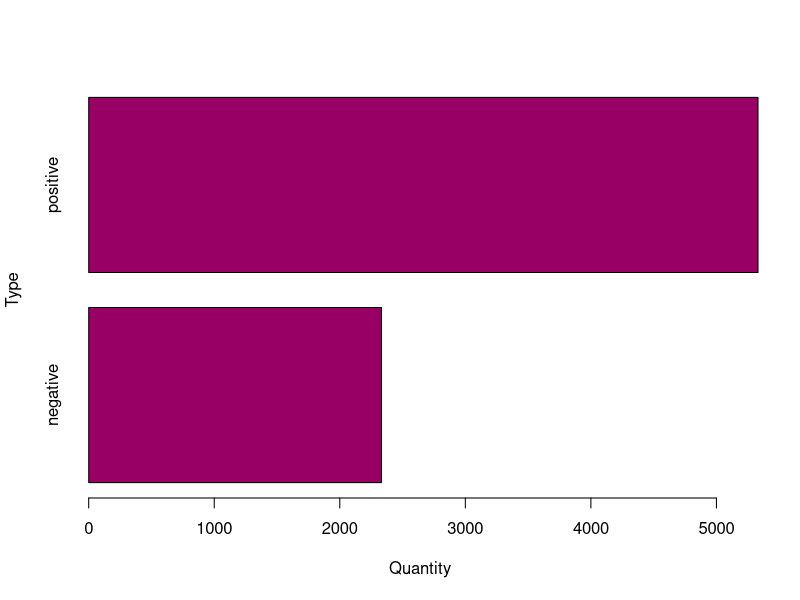
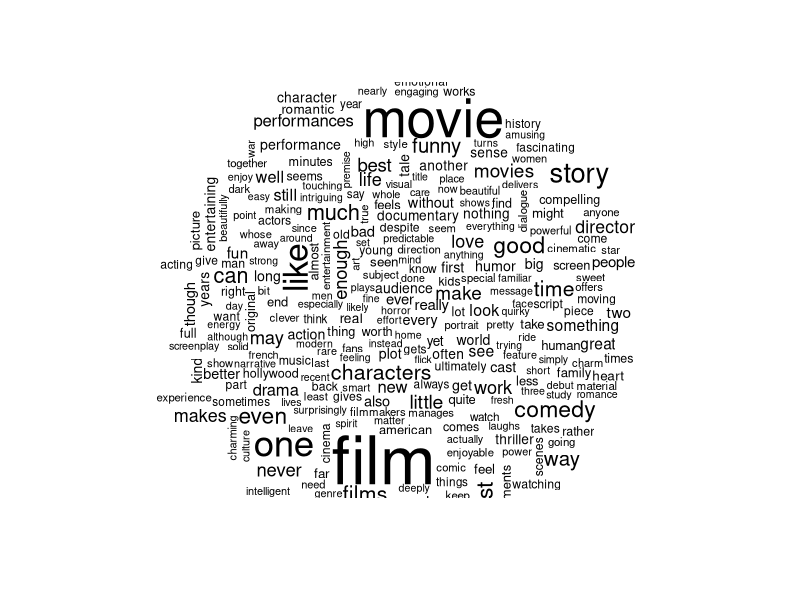
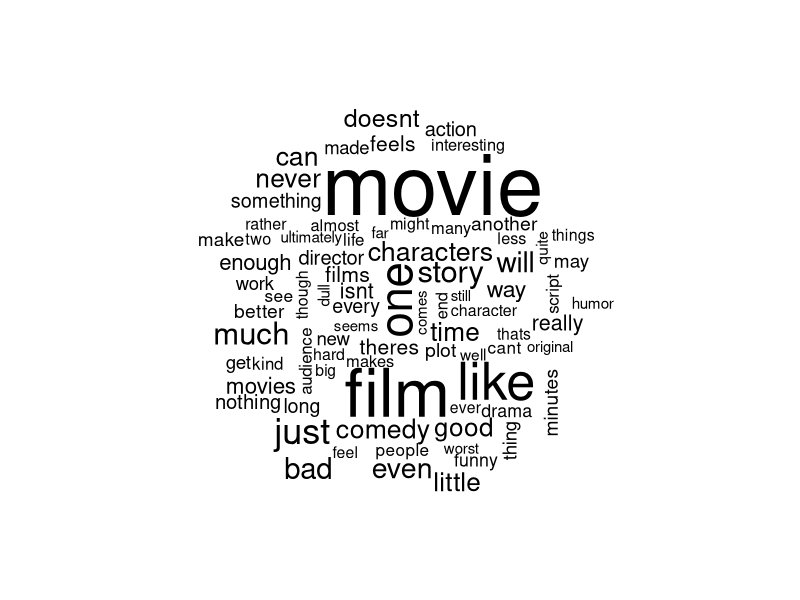
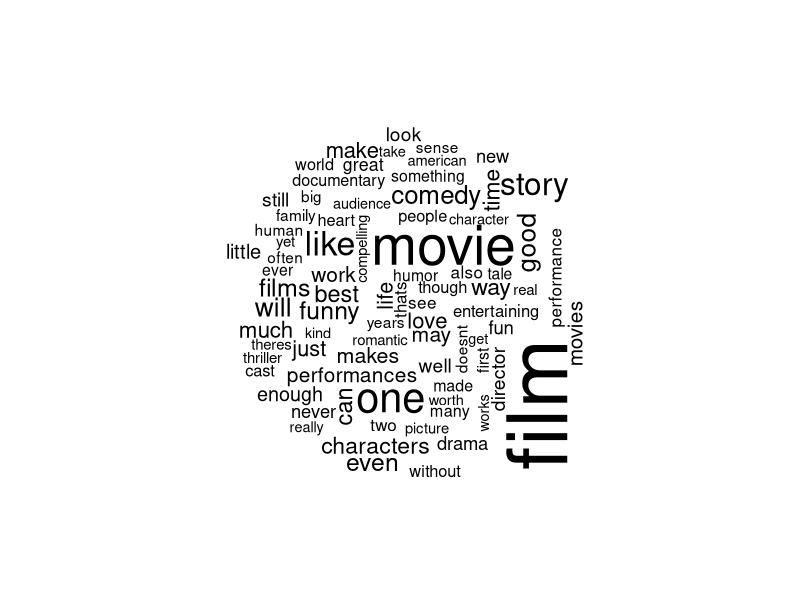
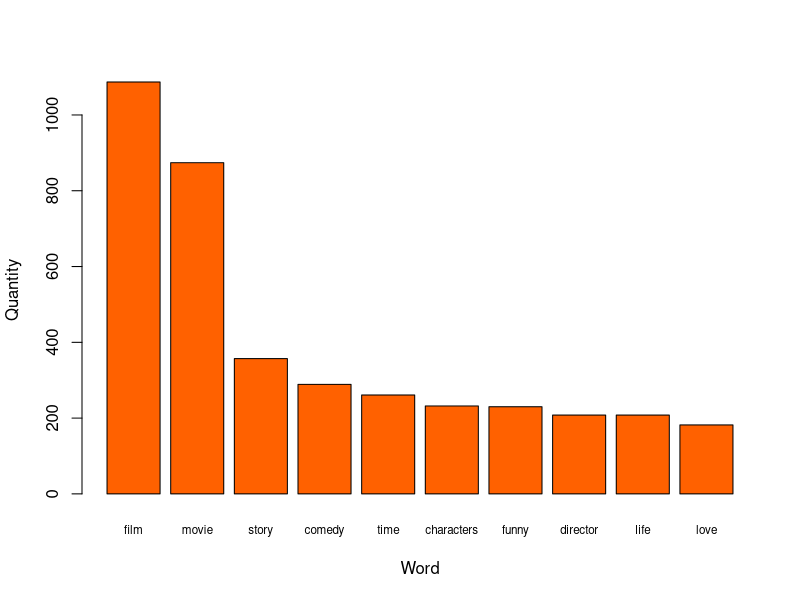
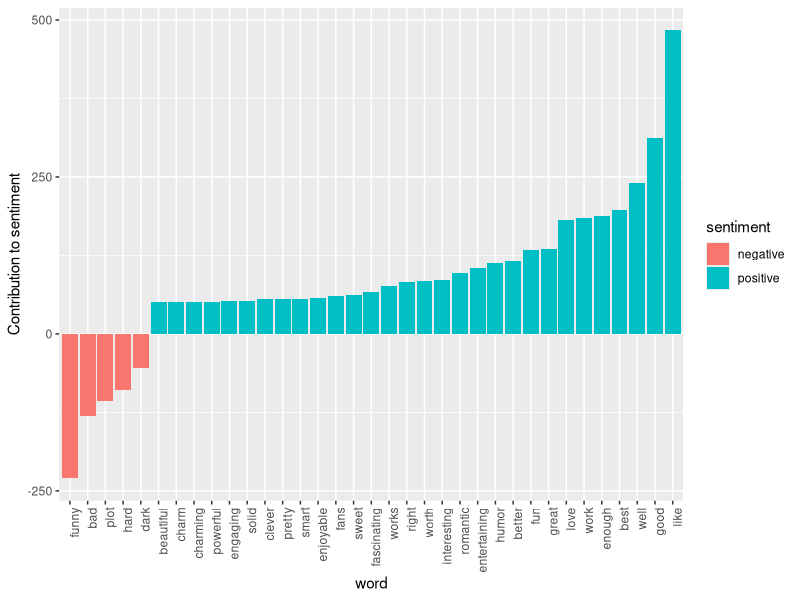

Reproduce these figures in R, in order.
## ---- chunk 1
knitr::opts_chunk$set(echo = TRUE)
#dsMovies <- read.table(file = 'movie-reviews-dataset.tsv', sep = '\t', header = TRUE)
dsMovies <- read.csv("dsMovies.csv", stringsAsFactors = FALSE, header = TRUE)
## ---- chunk 2
summary(dsMovies)
str(dsMovies)
head(dsMovies)
tail(dsMovies)
dsMovies$type <- factor(dsMovies$type)
table(dsMovies$type)
## ---- chunk 3
barplot(table(dsMovies$type), xlab = "Quantity", ylab = "Type", horiz = TRUE, col='#990066')
## ---- chunk 4
library("tm")
dsMoviesCorpus <- VCorpus(VectorSource (dsMovies$message))
print(dsMoviesCorpus)
inspect(dsMoviesCorpus[1:2])
## ---- chunk 5
library("tm")
print(dsMoviesCorpus[[1]])
as.character(dsMoviesCorpus[[1]])
## ---- chunk 6
library("tm")
lapply(dsMoviesCorpus[1:5], as.character)
## ---- chunk 7
dsMovies_clean <- tm_map ( dsMoviesCorpus, content_transformer(tolower))
as.character(dsMoviesCorpus[[1]])
as.character(dsMovies_clean[[1]])
## ---- chunk 8
dsMovies_clean <- tm_map ( dsMovies_clean, removeNumbers)
as.character(dsMoviesCorpus[[32]])
as.character(dsMovies_clean[[32]])
## ---- chunk 9
#stopwords()
#stopwords('spanish')
dsMovies_clean <- tm_map ( dsMovies_clean, removeWords, stopwords('spanish'))
dsMovies_clean <- tm_map ( dsMovies_clean, removeWords, stopwords())
as.character(dsMoviesCorpus[[6]])
as.character(dsMovies_clean[[6]])
as.character(dsMoviesCorpus[[1200]])
as.character(dsMovies_clean[[1200]])
## ---- chunk 10
dsMovies_clean <- tm_map ( dsMovies_clean, removePunctuation)
as.character(dsMoviesCorpus[[6]])
as.character(dsMovies_clean[[6]])
## ---- chunk 11
dsMovies_clean <- tm_map ( dsMovies_clean, stripWhitespace)
as.character(dsMoviesCorpus[[452]])
as.character(dsMovies_clean[[452]])
## ---- chunk 12
dsMovies_dtm <- DocumentTermMatrix (dsMovies_clean)

str(dsMovies_dtm)
## ---- chunk 13
dsMovies_dtm_train <- dsMovies_dtm[1:5364, ]
dsMovies_dtm_test <- dsMovies_dtm[5365:7663, ]
dsMovies_train_labels <- dsMovies[1:5364,]$type
dsMovies_test_labels <- dsMovies[5365:7663,]$type
prop.table(table(dsMovies_train_labels))
prop.table(table(dsMovies_test_labels))
## ---- chunk 14
library("wordcloud")
wordcloud(dsMovies_clean, min.freq = 40, random.order =TRUE)
## ---- chunk 15
bad <- subset(dsMovies, type=="negative")
good <- subset(dsMovies, type =="positive")

wordcloud(bad$message, max.words = 80, scale = c(5, 0.5))
## ---- chunk 16
bad <- subset(dsMovies, type=="negative")
good <- subset(dsMovies, type =="positive")

wordcloud(good$message, max.words = 80, scale = c(5, 0.5))
## ---- chunk 17

library(dplyr)

library(tidytext)
library(tidyr)


bing <- get_sentiments("bing")

tidy_dsMovies <- dsMovies %>%
  unnest_tokens(word, message)

data("stop_words")
dsMoviesCl <- tidy_dsMovies %>%
  anti_join(stop_words)

res = dsMoviesCl %>%
  count(word, sort = TRUE)

barplot(res[1:10,]$n, xlab = "Word", ylab = "Quantity", horiz = FALSE, col='#FF6100',names.arg=res[1:10,]$word, cex.names=0.7)
res[1:10,]
## ---- chunk 18
library(ggplot2)
bing_word_counts <- tidy_dsMovies %>%
  inner_join(bing) %>%
  count(word, sentiment, sort = TRUE) %>%
  ungroup()

bing_word_counts

bing_word_counts %>%
  filter(n > 50) %>%
  mutate(n = ifelse(sentiment == "negative", -n, n)) %>%
  mutate(word = reorder(word, n)) %>%
  ggplot(aes(word, n, fill = sentiment)) +
  geom_bar(stat = "identity") +
  theme(axis.text.x = element_text(angle = 90, hjust = 1)) +
  ylab("Contribution to sentiment")
## ---- chunk 19
dsMovies_freq_words <- findFreqTerms(dsMovies_dtm_train,20)
str(dsMovies_freq_words)
dsMovies_dtm_freq_train <- dsMovies_dtm_train[,dsMovies_freq_words]
dsMovies_dtm_freq_test <- dsMovies_dtm_test[,dsMovies_freq_words]
dsMovies_dtm_freq_train
dsMovies_dtm_freq_test
## ---- chunk 20
converts_counts <- function(x){x <- ifelse(x>0,"Yes","No")}
dsMovies_train <- apply(dsMovies_dtm_freq_train, MARGIN = 2, converts_counts)
dsMovies_test <- apply(dsMovies_dtm_freq_test, MARGIN = 2, converts_counts)
## ---- chunk 21
library(e1071)
dsMovies_classifier <- naiveBayes(dsMovies_train,dsMovies_train_labels)
dsMovies_text_pred <- predict(dsMovies_classifier,dsMovies_test)
table(dsMovies_text_pred)
## ---- chunk 22
library(gmodels)
#CrossTable(dsMovies_text_pred,dsMovies_test_labels,prop.chisq = FALSE,prop.t = FALSE, dnn = c('predicted','actual'))
table(dsMovies_text_pred,dsMovies_test_labels)

## ---- chunk 23
library(e1071)
dsMovies_classifier <- naiveBayes(dsMovies_train,dsMovies_train_labels,laplace = 1)
dsMovies_text_pred <- predict(dsMovies_classifier,dsMovies_test)
table(dsMovies_text_pred,dsMovies_test_labels)
